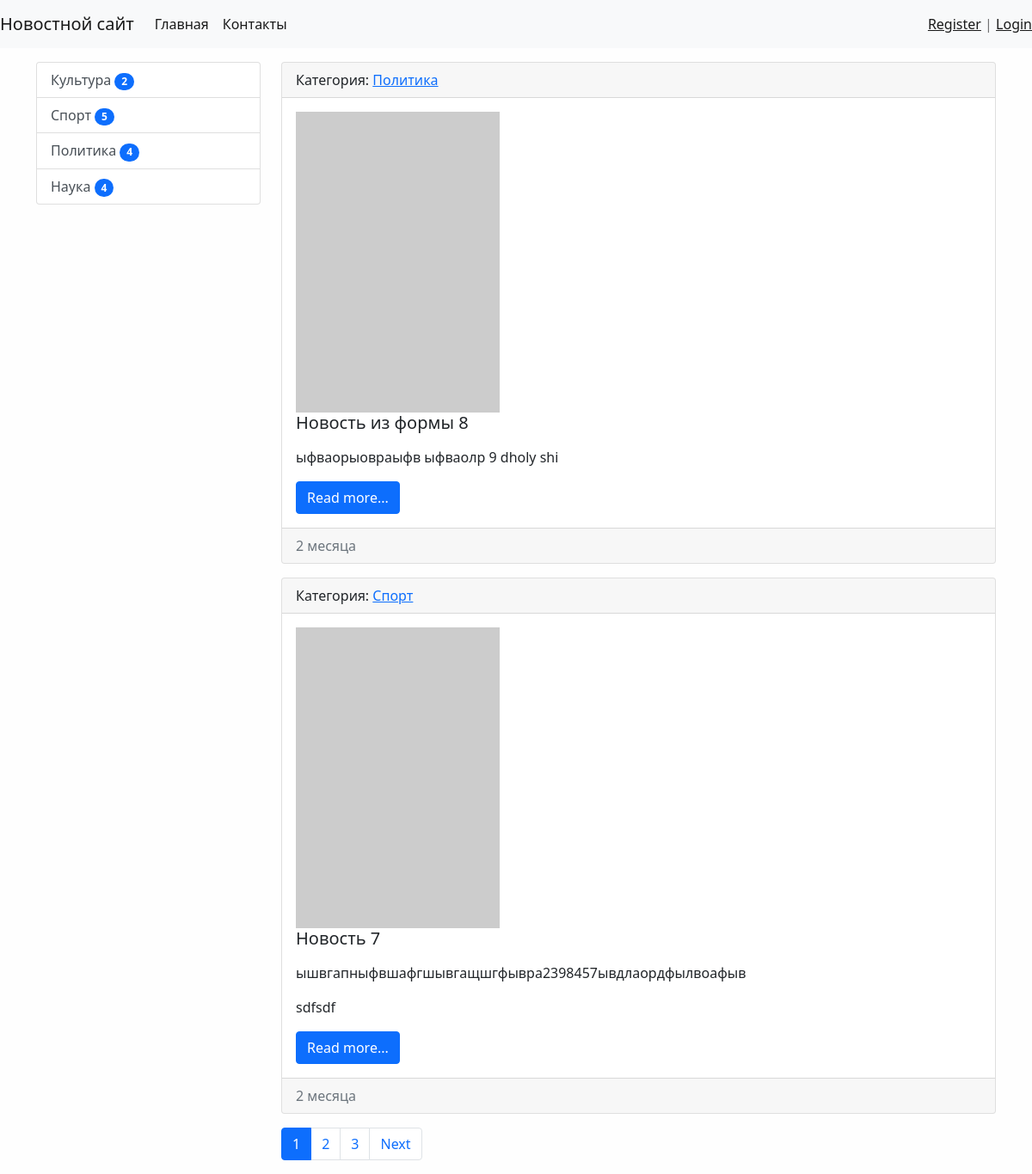
The page / on the database its author committed.
### news/models.py (models this page shows, shortened)
class Category(models.Model):
    title = models.CharField(max_length=150, db_index=True, verbose_name='Наименование категории')
    def get_absolute_url(self):
        return reverse('category', kwargs={'category_id': self.pk})
    def __str__(self):
        return self.title
    class Meta:
        verbose_name = 'Категория'
        verbose_name_plural = 'Категории'
        ordering = ['title']

class News(models.Model):
    title = models.CharField(max_length=150, verbose_name='Наименование')
    content = models.TextField(blank=True, verbose_name='Контент')
    created_at = models.DateTimeField(auto_now_add=True, verbose_name='Дата публикации')
    updated_at = models.DateTimeField(auto_now=True, verbose_name='Дата обновления')
    photo = models.ImageField(upload_to='photos/%Y/%m/%d', verbose_name='Фото', blank=True)
    is_published = models.BooleanField(default=True, verbose_name='Опубликовано')
    category = models.ForeignKey('Category', on_delete=models.PROTECT, verbose_name='Категория')
    views = models.IntegerField(default=0)
    def get_absolute_url(self):
        return reverse('view_news', kwargs={'pk': self.pk})
    class Meta:
        verbose_name = 'Новость'   # единственное число
        verbose_name_plural = 'Новости'   # множественное число
        ordering = ['-created_at']   # порядок отображения

### news/views.py (the view)
# urls.py: path('', HomeNews.as_view(), name='home'),
class HomeNews(MyMixin, ListView):
    model = News
    template_name = 'news/home_news_list.html'
    context_object_name = 'news'
    paginate_by = 2
    def get_context_data(self, *, object_list=None, **kwargs):
        context = super().get_context_data(**kwargs)
        context['title'] = self.get_upper('Главная страница')
        context['mixin_prop'] = self.get_prop()
        return context
    def get_queryset(self):
        return News.objects.filter(is_published=True).select_related('category')

### news/templatetags/news_tags.py (called while the page is built)
@register.inclusion_tag('news/list_categories.html')
def show_categories():
    categories = Category.objects.annotate(cnt=Count('news', filter=F('news__is_published'))).filter(cnt__gt=0)
    return {"categories": categories}

### news/utils.py (called while the page is built)
    def get_prop(self):
        return self.mixin_prop.upper()

    def get_upper(self, s):
        if isinstance(s, str):
            return s.upper()
        else:
            return s.title.upper()

### news/templates/news/home_news_list.html (shortened to what this page needs)
{% extends 'base.html' %}
{% block sidebar %}
{% include 'inc/_sidebar.html' %}
{% endblock %}
{% block content %}
     {% for item in news %}
     <div class="card mb-3">
         <div class="card-header">
             Категория: <a href="{{ item.category.get_absolute_url }}">{{ item.category }}</a>
         </div>
         <div class="card-body">
             <div class="media">
                 {% if item.photo %}
                    <img src="{{ item.photo.url }}" alt="" width="350" class="mr-3">
                 {% else %}
                    <img src="https://picsum.photos/id/237/350/198" alt="" class="mr-3">
                 {% endif %}
                 <div class="media-body">
                     <h5 class="card-title">{{ item.title }}</h5>
                     <p class="card-text">{{ item.content|truncatewords_html:50|safe }}</p>
                     <a href="{{ item.get_absolute_url }}" class="btn btn-primary">Read more...</a>
                 </div>
             </div>
     </div>
     <div class="card-footer text-muted">
         {{ item.created_at|timesince }}
     </div>
 </div>
    {% endfor %}
{% endblock %}

### templates/base.html (shortened to what this page needs)
<!doctype html>
{% load static %}
<html lang="en">
  <head>
    <link rel="stylesheet" href="{% static 'bootstrap/css/bootstrap.min.css' %}">
    <link rel="stylesheet" href="{% static 'css/style1.css' %}">
  </head>
  <body>
{% include 'inc/_nav.html' %}
 <div class="container mt-3">
     <div class="row">
         <div class="col-md-3">
             {% block sidebar %}SIDEBAR{% endblock %}
         </div>
         <div class="col-md-9">
             {% block content %}CONTENT{% endblock %}
             {% if page_obj.has_other_pages %}
             <nav aria-label="...">
                  <ul class="pagination">
                        {% for p in page_obj.paginator.page_range %}
                        {% if page_obj.number == p %}
                        <li class="page-item active" aria-current="page">
                            <a class="page-link" href="?page={{ p }}">{{ p }}</a>
                        </li>
                        {% elif p > page_obj.number|add:-3 and p < page_obj.number|add:3 %}
                        <li class="page-item">
                            <a class="page-link" href="?page={{ p }}">{{ p }}</a>
                        </li>
                        {% endif %}
                      {% endfor %}
                      {% if page_obj.has_next %}
                        <li class="page-item">
                            <a class="page-link" href="?page={{ page_obj.next_page_number }}">Next</a>
                        </li>
                      {% endif %}
                  </ul>
                </nav>
             {% endif %}
         </div>
    </div>
</div>
  </body>
</html>

### templates/inc/_nav.html (shortened to what this page needs)
 <nav class="navbar navbar-expand-lg navbar-light bg-light">
    <a class="navbar-brand" href="{% url 'home' %}">Новостной сайт</a>
    <div class="collapse navbar-collapse" id="navbarSupportedContent">
      <ul class="navbar-nav me-auto mb-2 mb-lg-0">
        <li class="nav-item"><a class="nav-link active" aria-current="page" href="{% url 'home' %}">Главная</a>
        <li class="nav-item"><a class="nav-link active" aria-current="page" href="{% url 'contact' %}">Контакты</a>
      </ul>
        {% if request.user.is_authenticated %}
        Добро пожаловать, {{ user.username }} | <a href=" {% url 'logout' %}">Выход</a>
        {% else %}
        <span class="navbar-text">
            <a href="{% url 'register' %}">Register</a> | <a href="{% url 'login' %}">Login</a>
        </span>
        {% endif %}
    </div>
</nav>

### templates/inc/_sidebar.html (shortened to what this page needs)
{% load news_tags %}
{% show_categories %}

### news/templates/news/list_categories.html
<div class="list-group">
     {% for item in categories %}
     <a href="{{ item.get_absolute_url }}" class="list-group-item list-group-item-action">{{ item.title }} <span class="badge bg-primary rounded-pill">{{ item.cnt }}</span></a>
     {% endfor %}
 </div>

### mysite/static/css/style1.css (style rules this page uses)
body { background-color: #fefefe; }

### rows shown on the page
Category: title "Культура", cnt "2"
Category: title "Спорт", cnt "5"
Category: title "Политика", cnt "4"
Category: title "Наука", cnt "4"
News: category "Политика", title "Новость из формы 8", content "ыфваорыовраыфв ыфваолр 9 dholy shi", created_at "2 месяца"
News: category "Спорт", title "Новость 7", content "ышвгапныфвшафгшывгащшгфывра2398457ывдлаордфылвоафыв sdfsdf", created_at "2 месяца"

### other values the page prints
{{ p }} "1"
{{ p }} "2" "3"
